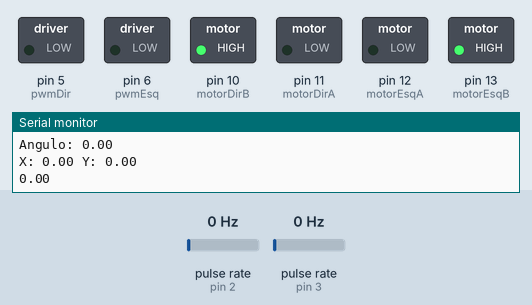
This sketch was run on a simulated Arduino Uno, built with avr-gcc and run on an emulated ATmega328P. On the bench: switched loads named in the sketch (green lamp = pin HIGH), the last lines printed to the serial monitor. Wiring (inferred from the names in the program): 2 × pulse sensor: data pin 2 / data pin 3. The inputs (shaded band) are chosen by the test bench; at power-on: pulse rate (sensors on pin 2, pin 3) 0 Hz.

Above: at 1.2 s.
1.3 s: pulse rate (sensor on pin 2) set to 100 Hz
At 4.0 s:
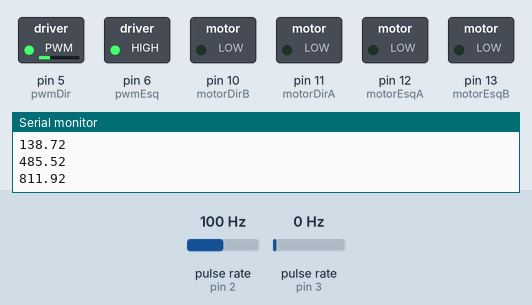
4.3 s: pulse rate (sensor on pin 3) set to 150 Hz
At 6.7 s:
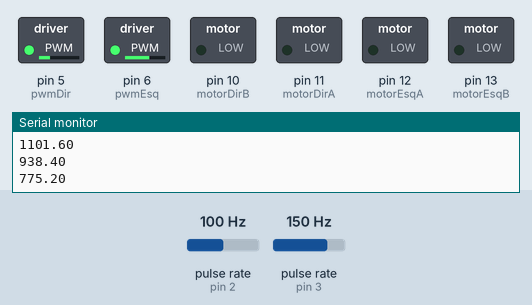
At 8.5 s:
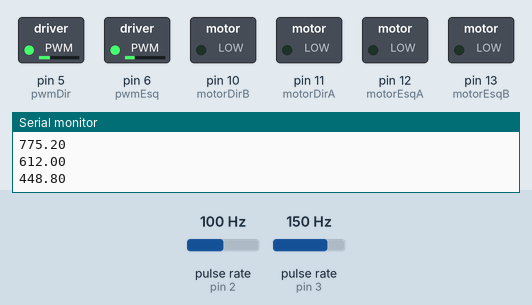
Timing chart, 0 to 10.0 s (numbered marks = the images above; inputs shaded):
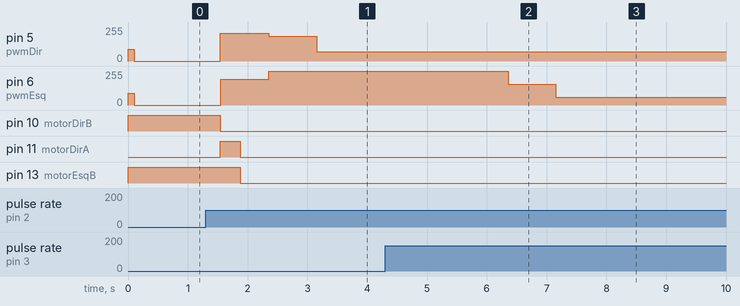

The sketch:

ControlePID.ino
```cpp
// C++ code
//

//Arduino
const int encoderDir = 2;
const int encoderEsq = 3;

const int motorDirB = 10;
const int motorDirA = 11;
const int motorEsqA = 12;
const int motorEsqB = 13;

const int pwmDir = 5;
const int pwmEsq = 6;

int desiredRpmDir;
int desiredRpmEsq;
int updateTime = 800;
// PID Dir

double
  kpd = 0.1371,
  kid = 0.000931,
  kdd = 0.0000000001;

double
  Pd = 0,
  Id = 0,
  Dd = 0;

double errorDir;
unsigned long lastTimeDir = 0;

// PID Esq
double
  kpe = 0.0993,
  kie = 0.000889,
  kde = 0.0000000014;

double
  Pe = 0,
  Ie = 0,
  De = 0;

double errorEsq;
unsigned long lastTimeEsq = 0;

//TEMPOS

volatile byte pulsoDir;
volatile byte pulsoEsq;

volatile int pulsoPosDir;
volatile int pulsoPosEsq;
int lastPulsoPosDir;
int lastPulsoPosEsq;

unsigned long timeOld = 0;
unsigned long timeOldDir = 0;
unsigned long timeOldEsq = 0;

unsigned long startFix = 0;

int velDir;
int rpmDir;
int lastRpmDir;

int velEsq;
int rpmEsq;
int lastRpmEsq;

boolean stopMoving = false;
boolean stopAng = false;

boolean sentidoDir = false;
boolean sentidoEsq = false;

const int pulsoPorVolta = 20;

//CONSTANTES
#define PI 3.1415926535897932384626433832795
float diametro = 6.8;
float raio = 3.4;
float disDireita;
float disEsquerda;

//MODELO CINEMATICO
float x = 0, y = 0, teta = 0;
float velocidadeAngular = 60;
float velocidadeLinear = 2;
float disEixo = 7.5;

//POSICAO FINAL
float dx = 0, dy = 0, dteta = 0;

void setup()
{
  Serial.begin(9600);

  motorSetup();

  encodeSetup();

  startFix = millis();
}

void calcDesiredRpm(int velocidadeLin, int velocidadeAng) {
  desiredRpmDir = (velocidadeLin * 100 + (disEixo * velocidadeAng)) / (diametro / 2);
  desiredRpmEsq = (velocidadeLin * 100 - (disEixo * velocidadeAng)) / (diametro / 2);
}

void motorSetup()
{
  pinMode(motorDirA, OUTPUT);
  pinMode(motorDirB, OUTPUT);
  pinMode(motorEsqA, OUTPUT);
  pinMode(motorEsqB, OUTPUT);

  pinMode(pwmDir, OUTPUT);
  pinMode(pwmEsq, OUTPUT);
}

void encodeSetup()
{
  pinMode(encoderDir, INPUT);
  pinMode(encoderEsq, INPUT);

  attachInterrupt(digitalPinToInterrupt(encoderDir), contadorDir, RISING);
  attachInterrupt(digitalPinToInterrupt(encoderEsq), contadorEsq, RISING);

  pulsoDir = 0;
  pulsoEsq = 0;

  rpmDir = 0;
  rpmEsq = 0;

  timeOld = 0;

}

void loop()
{
  moveAngulo(80);

  direcao();

  //Calcula o delta de pulso a cada interação
  int deltaPulsoPosDir = pulsoPosDir - lastPulsoPosDir;
  int deltaPulsoPosEsq = pulsoPosEsq - lastPulsoPosEsq;
  lastPulsoPosDir = pulsoPosDir;
  lastPulsoPosEsq = pulsoPosEsq;

  plotMotor();
  plotPos(deltaPulsoPosDir, deltaPulsoPosEsq);

  if (millis() < 100) {
    analogWrite(pwmDir, 90);
    analogWrite(pwmEsq, 90);
    return;
  }

  else if (millis() - timeOld >= updateTime)
  {
    noInterrupts();

    lastRpmDir = rpmDir;
    rpmDir = calcRpm(pulsoDir);

    lastRpmEsq = rpmEsq;
    rpmEsq = calcRpm(pulsoEsq);

    pulsoDir = 0;
    pulsoEsq = 0;

    timeOld = millis();

    Serial.println(teta * (180 / PI));

    interrupts();
  }

  calcVelDir();
  calcVelEsq();
  analogWrite(pwmDir, velDir);
  analogWrite(pwmEsq, velEsq);
}

void plotPos(int pulsoDir, int pulsoEsq) {
  //Calcula a posição a cada interação
  calcTeta(pulsoDir, pulsoEsq);
  calcX(pulsoDir, pulsoEsq);
  calcY(pulsoDir, pulsoEsq);

  if (millis() - timeOld >= updateTime && !stopMoving) {
    Serial.print("Angulo: ");
    Serial.println(teta * (180 / PI));
    Serial.print("X: ");
    Serial.print(x);
    Serial.print(" Y: ");
    Serial.println(y);
  }
}

void plotMotor() {
  if (millis() - timeOld >= updateTime && !stopMoving) {
    Serial.print("RPM Dir = ");
    Serial.print(rpmDir, DEC);
    Serial.print(" |   RPM Esq = ");
    Serial.println(rpmEsq, DEC);
    Serial.print(" Pwm Dir = ");
    Serial.print(velDir, DEC);
    Serial.print(" |   Pwm Esq = ");
    Serial.println(velEsq, DEC);
    Serial.println("---------");
  }
}

void moveFrente(double distancia) {
  double dist = sqrt(pow(x, 2) + pow(y, 2));
  if(dist > distancia) {
    stopMoving = true;
    return;
  }

  if (dist < distancia) {
    calcDesiredRpm(velocidadeLinear, 0);
  }
}

void moveAngulo(double angulo) {
  float c = 2 * PI * disEixo; // em cm
  float timeToTurn = (((angulo * PI) / 180) * c) / (2 * PI * raio * velocidadeLinear) * 1000;

  if(millis() > startFix + timeToTurn + 320) {
    stopMoving = true;
    return;
  }

  if (millis() - startFix >= timeToTurn) {
    calcDesiredRpm(0, velocidadeAngular);
  }
}

void direcao() {
  if (!stopMoving) {
    if (desiredRpmDir > 0) {
      digitalWrite(motorDirA,HIGH);
      digitalWrite(motorDirB,LOW);
      sentidoDir = true;
    } else {
      digitalWrite(motorDirA,LOW);
      digitalWrite(motorDirB,HIGH);
      sentidoDir = false;
    }

    if (desiredRpmEsq > 0) {
      digitalWrite(motorEsqA,HIGH);
      digitalWrite(motorEsqB,LOW);
      sentidoEsq = true;
    } else {
      digitalWrite(motorEsqA,LOW);
      digitalWrite(motorEsqB,HIGH);
      sentidoEsq = false;
    }
  return;
  }
  pare();
}

void calcTeta(int pulsoDir, int pulsoEsq) {
  teta += ((calcDis(pulsoDir) - calcDis(pulsoEsq)) / (2 * disEixo));
}

void calcX(int pulsoDir, int pulsoEsq) {
  x += ((calcDis(pulsoDir) + calcDis(pulsoEsq)) / 2) * cos(teta);
}

void calcY(int pulsoDir, int pulsoEsq) {
  y += (((calcDis(pulsoDir) + calcDis(pulsoEsq)) / 2) * sin(teta));
}


double calcDis(int pulso) {
  return (PI * diametro * pulso) / pulsoPorVolta;
}

int calcRpm (int pulso) {
  return ((60L * 1000 * pulso) / pulsoPorVolta)/ (millis() - timeOld) ;
}

void calcVelDir() {

  unsigned long nowDir = millis();
  unsigned long timeChangeDir = (nowDir - lastTimeDir);

  if (timeChangeDir>=updateTime && (desiredRpmDir - lastRpmDir > 3 || desiredRpmDir - lastRpmDir < -3)){
    errorDir = abs(desiredRpmDir) - rpmDir;
    double dInput = (rpmDir - lastRpmDir) / timeChangeDir;

    Pd = errorDir * kpd;
    Id += errorDir * kid * timeChangeDir;
    Dd = dInput * kdd;

    velDir = Pd + Id + Dd;
    if (velDir > 255) velDir = 255;
    else if (velDir < 70) velDir = 70;

    lastTimeDir = nowDir;
  }
}

void calcVelEsq() {

  unsigned long nowEsq = millis();
  unsigned long timeChangeEsq = (nowEsq - lastTimeEsq);

  if (timeChangeEsq>=updateTime && (desiredRpmEsq - lastRpmEsq > 3 || desiredRpmEsq - lastRpmEsq < -3)){
    errorEsq = abs(desiredRpmEsq) - rpmEsq;
    double dInput = (rpmEsq - lastRpmEsq) / timeChangeEsq;

    Pe = errorEsq * kpe;
    Ie += errorEsq * kie * timeChangeEsq;
    De = dInput * kde;

    velEsq = Pe + Ie + De;

    if (velEsq > 255) velEsq = 255;
    else if (velEsq < 60) velEsq = 60;

    lastTimeEsq = nowEsq;
  }
}

void contadorDir()
{
  pulsoDir++;
  pulsoPosDir++;
}

void contadorEsq()
{
  pulsoEsq++;
  pulsoPosEsq++;
}


void frente() {
  digitalWrite(motorDirA,HIGH);
  digitalWrite(motorDirB,LOW);
  digitalWrite(motorEsqA,HIGH);
  digitalWrite(motorEsqB,LOW);
}

void reverso() {
  digitalWrite(motorDirB,HIGH);
  digitalWrite(motorDirA,LOW);
  digitalWrite(motorEsqB,HIGH);
  digitalWrite(motorEsqA,LOW);
}

void esquerda() {
  digitalWrite(motorDirA,LOW);
  digitalWrite(motorDirB,HIGH);
  digitalWrite(motorEsqA,HIGH);
  digitalWrite(motorEsqB,LOW);
}

void direita() {
  digitalWrite(motorDirB,HIGH);
  digitalWrite(motorDirA,LOW);
  digitalWrite(motorEsqB,LOW);
  digitalWrite(motorEsqA,HIGH);
}

void pare() {
  digitalWrite(motorDirB,LOW);
  digitalWrite(motorDirA,LOW);
  digitalWrite(motorEsqB,LOW);
  digitalWrite(motorEsqA,LOW);
}
```

Measured:
- after the input at 4.3 s, pin 6 (pwmEsq): 255/255 → 155/255 after 2.1 s, → 60/255 0.80 s later
